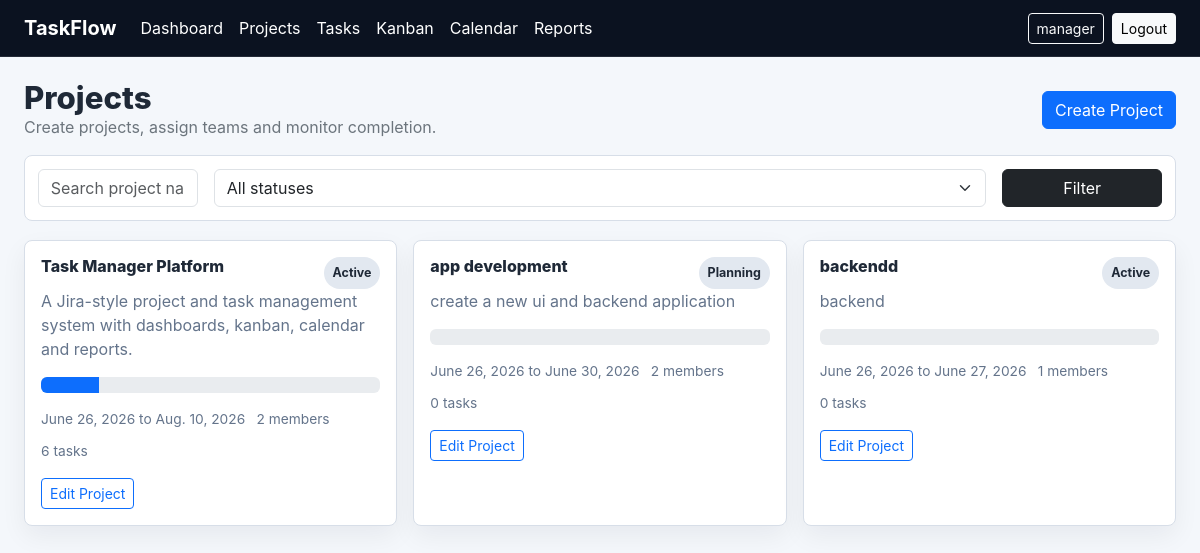
Page /projects/ (signed in) on the committed database.
### core/models.py (models this page shows, shortened)
class Project(models.Model):
    STATUS_CHOICES = [
        ("planning", "Planning"),
        ("active", "Active"),
        ("on_hold", "On Hold"),
        ("completed", "Completed"),
        ("cancelled", "Cancelled"),
    ]
    name = models.CharField(max_length=160)
    description = models.TextField()
    start_date = models.DateField()
    end_date = models.DateField()
    status = models.CharField(max_length=20, choices=STATUS_CHOICES, default="planning")
    manager = models.ForeignKey(settings.AUTH_USER_MODEL, on_delete=models.CASCADE, related_name="managed_projects")
    members = models.ManyToManyField(settings.AUTH_USER_MODEL, related_name="projects", blank=True)
    @property
    def completion(self):
        total = self.tasks.count()
        if total == 0:
            return 0
        return round(self.tasks.filter(status="done").count() / total * 100)

### core/views.py (the view)
# urls.py: path("projects/", views.projects, name="projects"),
@login_required
def projects(request):
    query = request.GET.get("q", "")
    status = request.GET.get("status", "")
    projects_qs = Project.objects.prefetch_related("members").annotate(task_count=Count("tasks"))
    if query:
        projects_qs = projects_qs.filter(Q(name__icontains=query) | Q(description__icontains=query))
    if status:
        projects_qs = projects_qs.filter(status=status)
    return render(request, "projects.html", {"projects": projects_qs, "query": query, "status": status, "statuses": Project.STATUS_CHOICES})

### templates/projects.html (shortened to what this page needs)
{% extends "base.html" %}
{% block content %}
<section class="container-fluid px-4 py-4">
  <div class="toolbar">
    <div>
      <h1 class="page-title">Projects</h1>
      <p class="text-secondary mb-0">Create projects, assign teams and monitor completion.</p>
    </div>
    <a class="btn btn-primary" href="{% url 'project_create' %}">Create Project</a>
  </div>
  <form class="filter-bar" method="get">
    <input class="form-control" name="q" value="{{ query }}" placeholder="Search project name or description">
    <select class="form-select" name="status">
      <option value="">All statuses</option>
    </select>
    <button class="btn btn-dark">Filter</button>
  </form>
  <div class="card-grid">
    {% for project in projects %}
      <article class="project-card">
        <div class="d-flex justify-content-between gap-3">
          <h2>{{ project.name }}</h2>
          <span class="status">{{ project.get_status_display }}</span>
        </div>
        <p>{{ project.description }}</p>
        <div class="progress mb-3"><div class="progress-bar" style="width: {{ project.completion }}%"></div></div>
        <div class="card-meta">
          <span>{{ project.start_date }} to {{ project.end_date }}</span>
          <span>{{ project.members.count }} members</span>
          <span>{{ project.task_count }} tasks</span>
        </div>
        <div class="mt-3">
          <a class="btn btn-sm btn-outline-primary" href="{% url 'project_edit' project.pk %}">Edit Project</a>
        </div>
      </article>
    {% empty %}
      <p class="empty-state">No projects match the current filter.</p>
    {% endfor %}
  </div>
</section>
{% endblock %}

### templates/base.html (shortened to what this page needs)
{% load static %}
<!doctype html>
<html lang="en">
<head>
  <link href="https://cdn.jsdelivr.net/npm/bootstrap@5.3.3/dist/css/bootstrap.min.css" rel="stylesheet">
  <link rel="stylesheet" href="{% static 'css/styles.css' %}">
</head>
<body>
  <nav class="navbar navbar-expand-lg app-nav sticky-top">
     <div class="container-fluid px-4">
      <a class="navbar-brand fw-bold" href="{% url 'dashboard' %}">TaskFlow</a>
      <div class="collapse navbar-collapse" id="mainNav">
        <ul class="navbar-nav me-auto mb-2 mb-lg-0">
          <li class="nav-item"><a class="nav-link" href="{% url 'dashboard' %}">Dashboard</a></li>
          <li class="nav-item"><a class="nav-link" href="{% url 'projects' %}">Projects</a></li>
          <li class="nav-item"><a class="nav-link" href="{% url 'tasks' %}">Tasks</a></li>
          <li class="nav-item"><a class="nav-link" href="{% url 'kanban' %}">Kanban</a></li>
          <li class="nav-item"><a class="nav-link" href="{% url 'calendar' %}">Calendar</a></li>
          <li class="nav-item"><a class="nav-link" href="{% url 'reports' %}">Reports</a></li>
        </ul>
        <div class="d-flex gap-2 align-items-center">
          {% if user.is_authenticated %}
            <a class="btn btn-sm btn-outline-light" href="{% url 'profile' %}">{{ user.username }}</a>
            <form method="post" action="{% url 'logout' %}">{% csrf_token %}
              <button class="btn btn-sm btn-light" type="submit">Logout</button>
            </form>
          {% else %}
            <a class="btn btn-sm btn-outline-light" href="{% url 'login' %}">Login</a>
            <a class="btn btn-sm btn-light" href="{% url 'register' %}">Register</a>
          {% endif %}
        </div>
      </div>
    </div>
  </nav>
  <main class="page-shell">
    {% block content %}{% endblock %}
  </main>
</body>
</html>

### static/css/styles.css (style rules this page uses)
:root { --ink: #1f2937; --muted: #64748b; --line: #d7dee8; --paper: #ffffff; --wash: #f4f7fb; --brand: #0f766e; --brand-2: #2563eb; --danger: #dc2626; }
body { background: var(--wash); color: var(--ink); font-family: Inter, system-ui, -apple-system, BlinkMacSystemFont, "Segoe UI", sans-serif; }
.app-nav { background: #0b1220; border-bottom: 1px solid rgba(255, 255, 255, .1); }
.app-nav .navbar-brand, .app-nav .nav-link { color: #fff; }
.page-shell { min-height: calc(100vh - 57px); }
.page-title { font-size: clamp(1.7rem, 2.6vw, 2.5rem); line-height: 1.1; margin: 0; font-weight: 800; }
.toolbar, .filter-bar, .metric-grid, .panel-head, .profile-panel { display: flex; align-items: center; gap: 1rem; }
.toolbar { justify-content: space-between; flex-wrap: wrap; margin-bottom: 1rem; }
.filter-bar { background: var(--paper); border: 1px solid var(--line); border-radius: 8px; padding: .8rem; margin-bottom: 1.2rem; }
.filter-bar > * { min-width: 160px; }
.filter-bar input { flex: 1; }
.metric, .panel, .project-card, .form-panel, .auth-panel { background: var(--paper); border: 1px solid var(--line); border-radius: 8px; box-shadow: 0 10px 26px rgba(15, 23, 42, .06); }
.panel h2, .kanban-column h2, .project-card h2 { font-size: 1rem; font-weight: 800; margin-bottom: .8rem; }
.card-grid { display: grid; grid-template-columns: repeat(auto-fit, minmax(280px, 1fr)); gap: 1rem; }
.project-card { padding: 1rem; }
.project-card p, .card-meta, .task-link small, .kanban-card small { color: var(--muted); }
.card-meta { display: flex; flex-wrap: wrap; gap: .7rem; font-size: .86rem; }
.status, .priority { display: inline-flex; align-items: center; border-radius: 999px; padding: .2rem .55rem; font-size: .78rem; font-weight: 700; background: #e2e8f0; }

### rows in the picture
Project: name "Task Manager Platform", status "Active", description "A Jira-style project and task management system with dashboards, kanban, calendar and reports.", start_date "June 26, 2026", end_date "Aug. 10, 2026", members.count "2", task_count "6"
Project: name "app development", status "Planning", description "create a new ui and backend application", start_date "June 26, 2026", end_date "June 30, 2026", members.count "2", task_count "0"
Project: name "backendd", status "Active", description "backend", start_date "June 26, 2026", end_date "June 27, 2026", members.count "1", task_count "0"

### other values in the picture
{{ user.username }} "manager"
